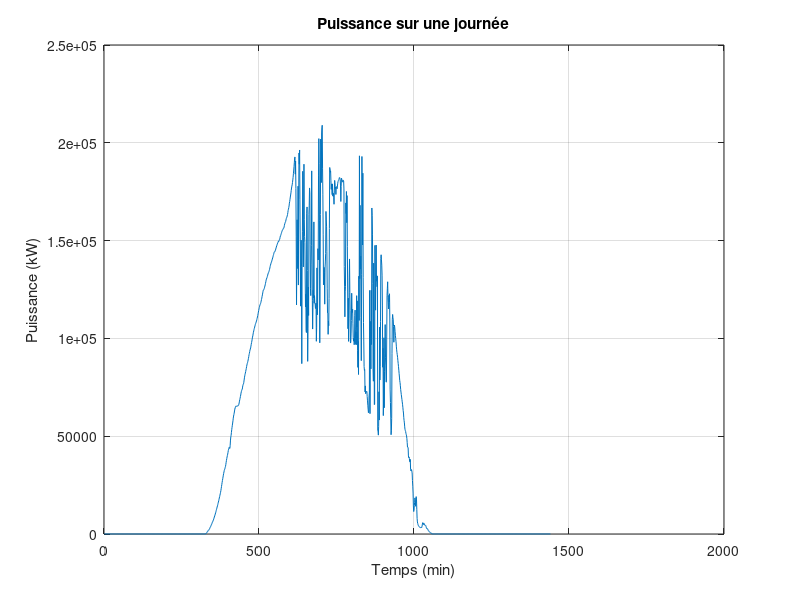
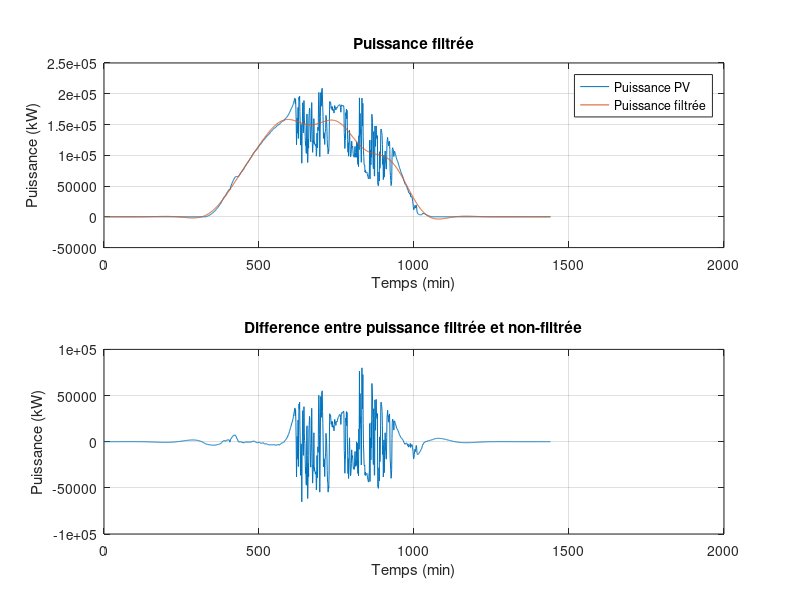
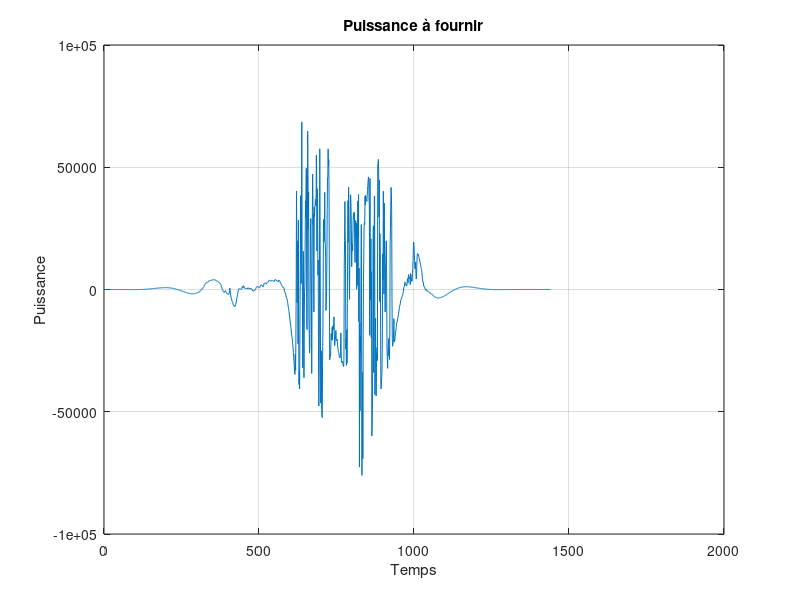
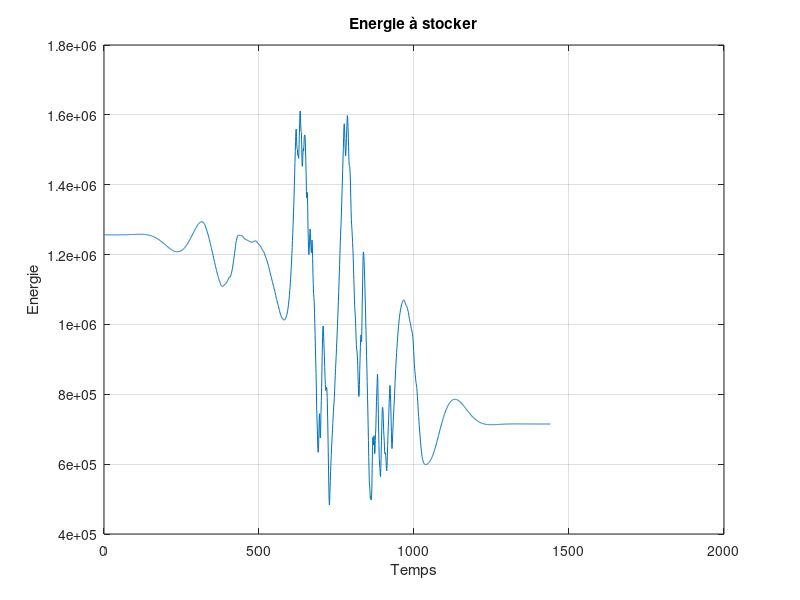

The MATLAB source for these figures, in order:
%% 3.2.1 Filtrage profil de production PV
clear all;
close all;

%load data
load("Centrale250kW_16_sept.mat") ;
Ppv = Grandeur_lapalud_16sept( :,4) ;

%filtre
Fe = 0.0069 ;  % fréquence d'échantillonnage
M = 477 ;
B=fir1(M,2*Fe,"low",hamming(M+1)) ;
PV_filtre=filtfilt(B,1,Ppv);

t=(1:1:1440);

%plot
figure("Name","Ppv");
plot(t,Ppv);
title("Puissance sur une journée");
xlabel("Temps (min)");
ylabel("Puissance (kW)");
grid on;

figure("Name","Analyse photovoltaique");
subplot(2,1,1);
plot(t,Ppv,t,PV_filtre);
title("Puissance filtrée");
xlabel("Temps (min)");
ylabel("Puissance (kW)");
grid on;
legend("Puissance PV","Puissance filtrée");

subplot(2,1,2);
plot(t,Ppv-PV_filtre);
title("Difference entre puissance filtrée et non-filtrée");
xlabel("Temps (min)");
ylabel("Puissance (kW)");
grid on;

%% 3.2.2 Potentiel d'hybridation en puissance
%Calcul PHP
Pmoy = mean(Ppv);
Pmax = max(Ppv);
PHP = 1 - (Pmoy/Pmax);

%ecart type, dist norm (indicateur)
ecart_type = std(Ppv);
yEc = normpdf(t,Pmoy,ecart_type);

%puissance moyenne sur la journée
tDay = t(round(0.25*1440):round(0.75*1440));
ppvDay = Ppv(round(0.25*1440):round(0.75*1440));
PmoyDay = mean(ppvDay)
PmaxDay = max(ppvDay);
PHP_day = 1 - (PmoyDay/PmaxDay)

%% 3.2.3 Puissance fournie
%Puissance à fournir
Psse = PV_filtre-Ppv;
Pvi = zeros(1440,1);
for i=1:1:1440
    if  Psse(i) <= 0
        Pvi(i) = 0.95*Psse(i);
    end
    if Psse(i) > 0
        Pvi(i) = Psse(i)/0.95;
    end
end

figure("Name","Puissance à fournir");
plot(t,Pvi);
title("Puissance à fournir");
xlabel("Temps");
ylabel("Puissance");
grid on;

%% 3.2.4 Energie à stocker
%Energie stockée dans le volant 
Evi = -cumtrapz(Pvi);

%en utilisant l'énergie utile 
Eutil = max(Evi) - min(Evi); %Watt*min
Evi = Evi - min(Evi)+0.3*(Eutil/0.7); %Watt*min

%plot
figure("Name","Enerigie à stocker");
plot(t,Evi);
title("Energie à stocker");
xlabel("Temps");
ylabel("Energie");
grid on;

%% 3.3 Energie cinétique
DoDmax = 0.7;
OmegaMin = 2760; %tour/min
Capacity = Eutil/DoDmax;
Emin=0.3*Capacity;
OmegaMax = OmegaMin/sqrt(0.3); %tour/min

OmegaMaxconvertie=OmegaMax*2*pi/60; %rad/s
OmegaMinconvertie=OmegaMin*2*pi/60; %rad/s
Eutilconvertie = Eutil*60; %Joule

ResElas = 1800*10^6; %Pa
MasseVol = 7800; % kg/m^3

Jrad = 2*Eutilconvertie/(OmegaMaxconvertie*OmegaMaxconvertie-OmegaMinconvertie*OmegaMinconvertie)
J = 2*Eutilconvertie/(OmegaMax*OmegaMax-OmegaMin*OmegaMin);

%rayon du volant
R=1.5;

%Masse du volant 
Masse = 2*J/(R^2)
%longeur
L=Masse/(MasseVol*pi*R^2)

%R1 = sqrt(ResElas/(MasseVol*OmegaMaxconvertie));
GammaMax=[];
Pmax=[];
for i=1:1:13001*(2*pi/60)
    GammaMax(i)=240;
    Pmax(i)= 70000;
end
Omega1=(1:1:13001*(2*pi/60));
Omega2=(1:1:13001*(2*pi/60));
Gamma = Pmax(1:13001*(2*pi/60)) ./ Omega2;

% plot des limites physiques
figure("Name","Points de fonctionnement");
plot(Omega1(1:292),GammaMax(1:292),Omega2(292:1331),Gamma(292:1331),Omega1(1:292),-GammaMax(1:292),Omega2(292:1331),-Gamma(292:1331));
title("Points de fonctionnement");
xlabel("Vitesse");
ylabel("Couple");
hold on

%Calcul des points de fonctionnement
OmegaInstantane = sqrt(2*Evi*60/Jrad);
GammaUtilPtf = Pvi./OmegaInstantane;
plot(OmegaInstantane,GammaUtilPtf,"+");
grid on;

%% 3.4 Modélisation et commande vectorielle du moteur

% Evolution de la vitesse du moteur
figure;
plot((1:1440),OmegaInstantane);
title("Evolution de la vitesse du moteur");
xlabel("Temps (min)");
ylabel("Vitesse (rad/s)");
grid on;

% Evolution du couple moteur
figure;
plot((1:1440),GammaUtilPtf);
title("Evolution du couple moteur ramené sur l'arbre moteur");
xlabel("Temps (min)");
ylabel("Couple (N.m)");
grid on;

% Caractéristiques méchaniques du moteur
p=4; 
Rs=0.0952; %Ohm 
Phifsd=1.17; %rad/s 
Ld=2.59*0.001; %H
Lq=2.62*0.001; %H

% calcul vitesse du moteur
OmegaInstantane = sqrt(2*Evi*60/Jrad);

% calcul courant statorique 
isd = zeros(1440,1);
isq = GammaUtilPtf/(p*Phifsd);
Is_eff = abs(isq/sqrt(3));
Is = [ isd isq ];

% calcul pulsation
omega_r=zeros(1,1440);

% calcul pulsation statorique 
omega_s = p*OmegaInstantane;

% tension simple statorique 
Vsd =omega_s.*isq*Ld;
Vsq = Rs*isq +omega_s*Phifsd;
Vs = [Vsd Vsq];

figure("Name","Vérification du moteur");
subplot(4,1,1);
plot(t,OmegaInstantane);
title("Vitesse du moteur");
xlabel("Temps");
ylabel("Vitesse");
grid on;

subplot(4,1,2);
plot(t,Vsd,t,Vsq);
title("Tension Vsd et Vsq");
xlabel("Temps");
ylabel("Tension");
legend("Vsd","Vsq");
grid on;

subplot(4,1,3);
plot(t,Is_eff);
title("Courant effectif");
xlabel("Temps");
ylabel("Courant");
grid on;

subplot(4,1,4);
plot(t,omega_s);
title("Pulsation statorique");
xlabel("Temps");
ylabel("Pulsation statorique");
grid on;

%% 3.5 Contrôle-commande du moteur
%

%% 3.5.1 Définition des spécifications
ksi = 1.0;
% Temps te réponse entre trmax et trmin
tr_max = 3*Ld/Rs;
Tmli = 1/10000;
tr_min = 15*Tmli;
tr = (tr_max-tr_min)/2;
omega_n = 3/tr;

%% 3.5.2 Correcteurs

% boucle intérieure
% Calcul des gains des PI des boucles intérieures
kid = Ld*omega_n*omega_n;
kpd = (2*ksi*kid)/omega_n - Rs;

kiq = Lq*omega_n*omega_n;
kpq = (2*ksi*kiq)/omega_n - Rs;

omega_fonct = p*OmegaMaxconvertie;

% boucle exterieure 
% moins rapide que boucle intérieure, tresp_ext = 50*tres_int
omega_n_ext = omega_n / 50;

ki = Jrad*omega_n_ext*omega_n_ext;
kp = (2*ksi*ki)/omega_n_ext;